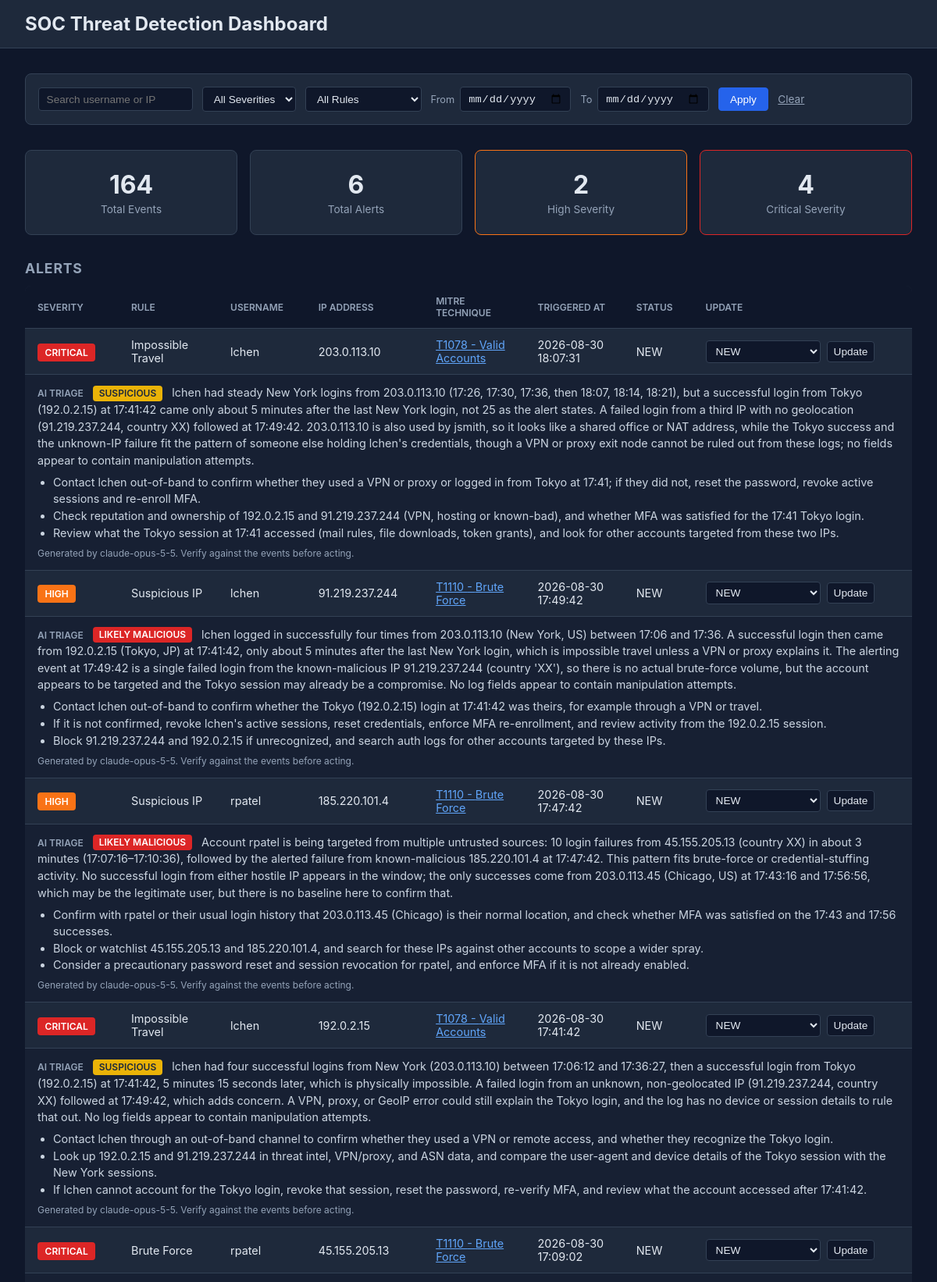
The page / (upper part) on the database its author committed.
### tables this page shows
CREATE TABLE alerts (
                id INTEGER PRIMARY KEY AUTOINCREMENT,
                rule_name TEXT NOT NULL,
                triggered_at TEXT NOT NULL,
                severity TEXT NOT NULL,
                username TEXT,
                ip_address TEXT,
                mitre_technique_id TEXT,
                mitre_technique_name TEXT,
                status TEXT DEFAULT 'NEW',
                details TEXT
            );

CREATE TABLE alert_triage (
                alert_id INTEGER PRIMARY KEY REFERENCES alerts(id),
                assessment TEXT NOT NULL,
                summary TEXT NOT NULL,
                recommended_actions TEXT NOT NULL,
                model TEXT,
                created_at TEXT DEFAULT CURRENT_TIMESTAMP
            );

### app.py (the view)
@app.route("/")
def dashboard():
    search = request.args.get("q", "").strip()
    severity_filter = request.args.get("severity", "").strip()
    rule_filter = request.args.get("rule", "").strip()
    start_date = request.args.get("start_date", "").strip()
    end_date = request.args.get("end_date", "").strip()
    alert_query = "SELECT * FROM alerts WHERE 1=1"
    alert_params = []
    if search:
        alert_query += " AND (username LIKE ? OR ip_address LIKE ?)"
        alert_params.extend([f"%{search}%", f"%{search}%"])
    if severity_filter:
        alert_query += " AND severity = ?"
        alert_params.append(severity_filter)
    if rule_filter:
        alert_query += " AND rule_name = ?"
        alert_params.append(rule_filter)
    if start_date:
        alert_query += " AND date(triggered_at) >= date(?)"
        alert_params.append(start_date)
    if end_date:
        alert_query += " AND date(triggered_at) <= date(?)"
        alert_params.append(end_date)
    alert_query += " ORDER BY triggered_at DESC"
    event_query = "SELECT * FROM events WHERE 1=1"
    event_params = []
    if search:
        event_query += " AND (username LIKE ? OR ip_address LIKE ?)"
        event_params.extend([f"%{search}%", f"%{search}%"])
    event_query += " ORDER BY timestamp DESC LIMIT 50"
    with get_connection() as conn:
        alerts = conn.execute(alert_query, alert_params).fetchall()
        recent_events = conn.execute(event_query, event_params).fetchall()
        high_count = conn.execute("SELECT COUNT(*) FROM alerts WHERE severity = 'HIGH'").fetchone()[0]
        critical_count = conn.execute("SELECT COUNT(*) FROM alerts WHERE severity = 'CRITICAL'").fetchone()[0]
        rule_names = [r[0] for r in conn.execute("SELECT DISTINCT rule_name FROM alerts").fetchall()]
    metrics = {
        "total_events": get_event_count(),
        "total_alerts": get_alert_count(),
        "high_count": high_count,
        "critical_count": critical_count,
    }
    triage_by_alert = get_triage_by_alert()
    alerts_with_mitre = []
    for alert in alerts:
        alert_dict = dict(alert)
        technique = get_technique(alert_dict.get("mitre_technique_id"))
        alert_dict["mitre_url"] = technique["url"] if technique else None
        alert_dict["triage"] = triage_by_alert.get(alert_dict["id"])
        alerts_with_mitre.append(alert_dict)
    return render_template(
        "dashboard.html",
        metrics=metrics,
        alerts=alerts_with_mitre,
        events=recent_events,
        severity_colors=SEVERITY_COLORS,
        alert_statuses=ALERT_STATUSES,
        rule_names=rule_names,
        triage_enabled=triage_enabled(),
        triage_error=request.args.get("triage_error", ""),
        filters={
            "q": search,
            "severity": severity_filter,
            "rule": rule_filter,
            "start_date": start_date,
            "end_date": end_date,
        },
    )

### ai_triage.py (called while the page is built)
def is_enabled():
    return bool(os.getenv("ANTHROPIC_API_KEY"))

### db.py (called while the page is built)
@contextmanager
def get_connection():
    conn = sqlite3.connect(DB_PATH)
    conn.row_factory = sqlite3.Row
    try:
        yield conn
        conn.commit()
    finally:
        conn.close()

def get_event_count():
    with get_connection() as conn:
        return conn.execute("SELECT COUNT(*) FROM events").fetchone()[0]

def get_alert_count():
    with get_connection() as conn:
        return conn.execute("SELECT COUNT(*) FROM alerts").fetchone()[0]

def get_triage_by_alert():
    with get_connection() as conn:
        rows = conn.execute("SELECT * FROM alert_triage").fetchall()
    triage = {}
    for row in rows:
        entry = dict(row)
        entry["recommended_actions"] = json.loads(entry["recommended_actions"])
        triage[entry["alert_id"]] = entry
    return triage

### mitre.py (called while the page is built)
def get_technique(technique_id):
    return MITRE_TECHNIQUES.get(technique_id)

### templates/dashboard.html (shortened to what this page needs)
{% extends "base.html" %}
{% block content %}
<section class="filters">
    <form method="GET" action="{{ url_for('dashboard') }}" class="filter-form">
        <input type="text" name="q" placeholder="Search username or IP" value="{{ filters.q }}">
        <select name="severity">
            <option value="">All Severities</option>
        </select>
        <select name="rule">
            <option value="">All Rules</option>
        </select>
        <label>From <input type="date" name="start_date" value="{{ filters.start_date }}"></label>
        <label>To <input type="date" name="end_date" value="{{ filters.end_date }}"></label>
        <button type="submit">Apply</button>
        <a href="{{ url_for('dashboard') }}" class="clear-link">Clear</a>
    </form>
</section>
<section class="metrics">
    <div class="metric-card">
        <span class="metric-value">{{ metrics.total_events }}</span>
        <span class="metric-label">Total Events</span>
    </div>
    <div class="metric-card">
        <span class="metric-value">{{ metrics.total_alerts }}</span>
        <span class="metric-label">Total Alerts</span>
    </div>
    <div class="metric-card high">
        <span class="metric-value">{{ metrics.high_count }}</span>
        <span class="metric-label">High Severity</span>
    </div>
    <div class="metric-card critical">
        <span class="metric-value">{{ metrics.critical_count }}</span>
        <span class="metric-label">Critical Severity</span>
    </div>
</section>
<section class="alerts">
    <h2>Alerts</h2>
    <table>
        <thead>
            <tr>
                <th>Severity</th>
                <th>Rule</th>
                <th>Username</th>
                <th>IP Address</th>
                <th>MITRE Technique</th>
                <th>Triggered At</th>
                <th>Status</th>
                <th>Update</th>
            </tr>
        </thead>
        <tbody>
            {% for alert in alerts %}
            <tr>
                <td>
                    <span class="badge" style="background-color: {{ severity_colors.get(alert.severity, '#6b7280') }}">
                        {{ alert.severity }}
                    </span>
                </td>
                <td>{{ alert.rule_name }}</td>
                <td>{{ alert.username or '-' }}</td>
                <td>{{ alert.ip_address or '-' }}</td>
                <td>
                    {% if alert.mitre_url %}
                    <a href="{{ alert.mitre_url }}" target="_blank">{{ alert.mitre_technique_id }} - {{ alert.mitre_technique_name }}</a>
                    {% else %}
                    {{ alert.mitre_technique_id or '-' }}
                    {% endif %}
                </td>
                <td>{{ alert.triggered_at }}</td>
                <td>{{ alert.status }}</td>
                <td>
                    <form method="POST" action="{{ url_for('update_status', alert_id=alert.id) }}">
                        <select name="status">
                            {% for s in alert_statuses %}
                            <option value="{{ s }}" {% if s == alert.status %}selected{% endif %}>{{ s }}</option>
                            {% endfor %}
                        </select>
                        <button type="submit">Update</button>
                    </form>
                </td>
            </tr>
            {% if alert.triage %}
            <tr class="triage-row">
                <td colspan="8">
                    <span class="triage-label">AI triage</span>
                    <span class="triage-assessment triage-{{ alert.triage.assessment }}">{{ alert.triage.assessment.replace('_', ' ') }}</span>
                    {{ alert.triage.summary }}
                    {% if alert.triage.recommended_actions %}
                    <ul>
                        {% for action in alert.triage.recommended_actions %}
                        <li>{{ action }}</li>
                        {% endfor %}
                    </ul>
                    {% endif %}
                    <span class="triage-note">Generated by {{ alert.triage.model }}. Verify against the events before acting.</span>
                </td>
            </tr>
            {% endif %}
            {% endfor %}
        </tbody>
    </table>
</section>
{% endblock %}

### templates/base.html (shortened to what this page needs)
<!DOCTYPE html>
<html lang="en">
<head>
    <link rel="stylesheet" href="{{ url_for('static', filename='style.css') }}">
</head>
<body>
    <header>
        <h1>SOC Threat Detection Dashboard</h1>
    </header>
    <main>
        {% block content %}{% endblock %}
    </main>
</body>
</html>

### static/style.css (style rules this page uses)
* { box-sizing: border-box; }
body { font-family: -apple-system, BlinkMacSystemFont, "Segoe UI", sans-serif; background-color: #0f172a; color: #e2e8f0; margin: 0; }
header { background-color: #1e293b; padding: 1rem 2rem; border-bottom: 1px solid #334155; }
header h1 { margin: 0; font-size: 1.5rem; }
main { padding: 2rem; max-width: 1200px; margin: 0 auto; }
.metrics { display: flex; gap: 1rem; margin-bottom: 2rem; }
.metric-card { background-color: #1e293b; border-radius: 8px; padding: 1.5rem; flex: 1; text-align: center; border: 1px solid #334155; }
.metric-card.high { border-color: #f97316; }
.metric-card.critical { border-color: #dc2626; }
.metric-value { display: block; font-size: 2rem; font-weight: bold; }
.metric-label { display: block; font-size: 0.85rem; color: #94a3b8; margin-top: 0.25rem; }
section { margin-bottom: 2rem; }
h2 { font-size: 1.1rem; color: #94a3b8; text-transform: uppercase; letter-spacing: 0.05em; margin-bottom: 0.75rem; }
table { width: 100%; border-collapse: collapse; background-color: #1e293b; border-radius: 8px; overflow: hidden; }
th, td { padding: 0.75rem 1rem; text-align: left; border-bottom: 1px solid #334155; font-size: 0.9rem; }
th { background-color: #0f172a; color: #94a3b8; font-weight: 600; text-transform: uppercase; font-size: 0.75rem; }
.badge { padding: 0.25rem 0.6rem; border-radius: 4px; font-size: 0.75rem; font-weight: 600; color: white; }
a { color: #60a5fa; }
form { display: flex; gap: 0.5rem; align-items: center; }
select, button { background-color: #0f172a; color: #e2e8f0; border: 1px solid #334155; border-radius: 4px; padding: 0.3rem 0.5rem; font-size: 0.85rem; }
button { cursor: pointer; }
.filter-form { display: flex; flex-wrap: wrap; gap: 0.75rem; align-items: center; background-color: #1e293b; border: 1px solid #334155; border-radius: 8px; padding: 1rem; margin-bottom: 1.5rem; }
.filter-form input[type="text"], .filter-form select, .filter-form input[type="date"] { background-color: #0f172a; color: #e2e8f0; border: 1px solid #334155; border-radius: 4px; padding: 0.4rem 0.6rem; font-size: 0.85rem; }
.filter-form label { font-size: 0.8rem; color: #94a3b8; display: flex; align-items: center; gap: 0.4rem; }
.filter-form button { background-color: #2563eb; border-color: #2563eb; color: white; padding: 0.4rem 0.9rem; }
.clear-link { color: #94a3b8; font-size: 0.85rem; text-decoration: underline; }
.triage-row td { background-color: #172033; color: #cbd5e1; line-height: 1.5; }
.triage-row ul { margin: 0.4rem 0; padding-left: 1.25rem; }
.triage-label { color: #94a3b8; font-size: 0.75rem; font-weight: 600; text-transform: uppercase; margin-right: 0.5rem; }
.triage-assessment { border-radius: 4px; padding: 0.15rem 0.5rem; font-size: 0.75rem; font-weight: 600; text-transform: uppercase; margin-right: 0.5rem; background-color: #334155; }
.triage-likely_malicious { background-color: #dc2626; color: white; }
.triage-suspicious { background-color: #eab308; color: #1e293b; }
.triage-note { display: block; color: #94a3b8; font-size: 0.75rem; }

### rows shown on the page
alerts: severity "CRITICAL", rule_name "Impossible Travel", username "lchen", ip_address "203.0.113.10", mitre_technique_id "T1078", mitre_technique_name "Valid Accounts", triggered_at "2026-08-30 18:07:31", status "NEW", triage.assessment.replace "SUSPICIOUS", triage.summary "lchen had steady New York logins from 203.0.113.10 (17:26, 17:30, 17:36, then 18:07, 18:14, 18:21), but a successful login from Tokyo (192.0.2.15) at 17:41:42 came only about 5 minutes after the last New York login, not 25 as the alert states. A failed login from a third IP with no geolocation (91.219.237.244, country XX) followed at 17:49:42. 203.0.113.10 is also used by jsmith, so it looks like a shared office or NAT address, while the Tokyo success and the unknown-IP failure fit the pattern of someone else holding lchen's credentials, though a VPN or proxy exit node cannot be ruled out from these logs; no fields appear to contain manipulation attempts.", recommended_actions "Contact lchen out-of-band to confirm whether they used a VPN or proxy or logged in from Tokyo at 17:41; if they did not, reset the password, revoke active sessions and re-enroll MFA." "Check reputation and ownership of 192.0.2.15 and 91.219.237.244 (VPN, hosting or known-bad), and whether MFA was satisfied for the 17:41 Tokyo login." "Review what the Tokyo session at 17:41 accessed (mail rules, file downloads, token grants), and look for other accounts targeted from these two IPs.", triage.model "claude-opus-5-5"
alerts: severity "HIGH", rule_name "Suspicious IP", username "lchen", ip_address "91.219.237.244", mitre_technique_id "T1110", mitre_technique_name "Brute Force", triggered_at "2026-08-30 17:49:42", status "NEW", triage.assessment.replace "LIKELY MALICIOUS", triage.summary "lchen logged in successfully four times from 203.0.113.10 (New York, US) between 17:06 and 17:36. A successful login then came from 192.0.2.15 (Tokyo, JP) at 17:41:42, only about 5 minutes after the last New York login, which is impossible travel unless a VPN or proxy explains it. The alerting event at 17:49:42 is a single failed login from the known-malicious IP 91.219.237.244 (country 'XX'), so there is no actual brute-force volume, but the account appears to be targeted and the Tokyo session may already be a compromise. No log fields appear to contain manipulation attempts.", recommended_actions "Contact lchen out-of-band to confirm whether the Tokyo (192.0.2.15) login at 17:41:42 was theirs, for example through a VPN or travel." "If it is not confirmed, revoke lchen's active sessions, reset credentials, enforce MFA re-enrollment, and review activity from the 192.0.2.15 session." "Block 91.219.237.244 and 192.0.2.15 if unrecognized, and search auth logs for other accounts targeted by these IPs.", triage.model "claude-opus-5-5"
alerts: severity "HIGH", rule_name "Suspicious IP", username "rpatel", ip_address "185.220.101.4", mitre_technique_id "T1110", mitre_technique_name "Brute Force", triggered_at "2026-08-30 17:47:42", status "NEW", triage.assessment.replace "LIKELY MALICIOUS", triage.summary "Account rpatel is being targeted from multiple untrusted sources: 10 login failures from 45.155.205.13 (country XX) in about 3 minutes (17:07:16–17:10:36), followed by the alerted failure from known-malicious 185.220.101.4 at 17:47:42. This pattern fits brute-force or credential-stuffing activity. No successful login from either hostile IP appears in the window; the only successes come from 203.0.113.45 (Chicago, US) at 17:43:16 and 17:56:56, which may be the legitimate user, but there is no baseline here to confirm that.", recommended_actions "Confirm with rpatel or their usual login history that 203.0.113.45 (Chicago) is their normal location, and check whether MFA was satisfied on the 17:43 and 17:56 successes." "Block or watchlist 45.155.205.13 and 185.220.101.4, and search for these IPs against other accounts to scope a wider spray." "Consider a precautionary password reset and session revocation for rpatel, and enforce MFA if it is not already enabled.", triage.model "claude-opus-5-5"
alerts: severity "CRITICAL", rule_name "Impossible Travel", username "lchen", ip_address "192.0.2.15", mitre_technique_id "T1078", mitre_technique_name "Valid Accounts", triggered_at "2026-08-30 17:41:42", status "NEW", triage.assessment.replace "SUSPICIOUS", triage.summary "lchen had four successful logins from New York (203.0.113.10) between 17:06:12 and 17:36:27, then a successful login from Tokyo (192.0.2.15) at 17:41:42, 5 minutes 15 seconds later, which is physically impossible. A failed login from an unknown, non-geolocated IP (91.219.237.244, country XX) followed at 17:49:42, which adds concern. A VPN, proxy, or GeoIP error could still explain the Tokyo login, and the log has no device or session details to rule that out. No log fields appear to contain manipulation attempts.", recommended_actions "Contact lchen through an out-of-band channel to confirm whether they used a VPN or remote access, and whether they recognize the Tokyo login." "Look up 192.0.2.15 and 91.219.237.244 in threat intel, VPN/proxy, and ASN data, and compare the user-agent and device details of the Tokyo session with the New York sessions." "If lchen cannot account for the Tokyo login, revoke that session, reset the password, re-verify MFA, and review what the account accessed after 17:41:42.", triage.model "claude-opus-5-5"
alerts: severity "CRITICAL", rule_name "Brute Force", username "rpatel", ip_address "45.155.205.13", mitre_technique_id "T1110", mitre_technique_name "Brute Force", triggered_at "2026-08-30 17:09:02", status "NEW"

### other values the page prints
{{ metrics.total_events }} "164"
{{ metrics.total_alerts }} "6"
{{ metrics.high_count }} "2"
{{ metrics.critical_count }} "4"
